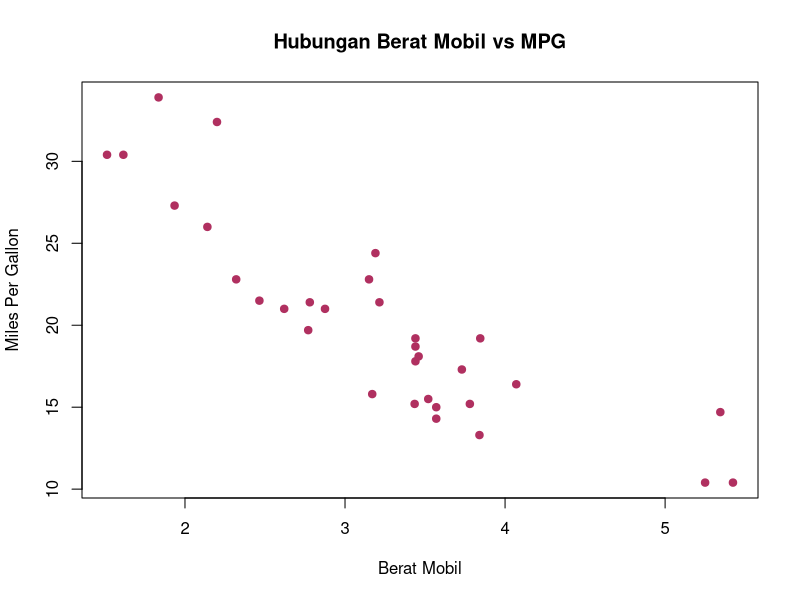

This figure's R source:
summary(mtcars)
mean(mtcars$mpg)
min(mtcars$mpg)

#Membuat plot antara konsumsi bbm (mpg) dan berat mobil (wt)
plot(mtcars$wt, mtcars$mpg, 
     main="Hubungan Berat Mobil vs MPG",
     xlab="Berat Mobil", 
     ylab="Miles Per Gallon", 
     pch=19, col="maroon")

#nyoba branching rizki
